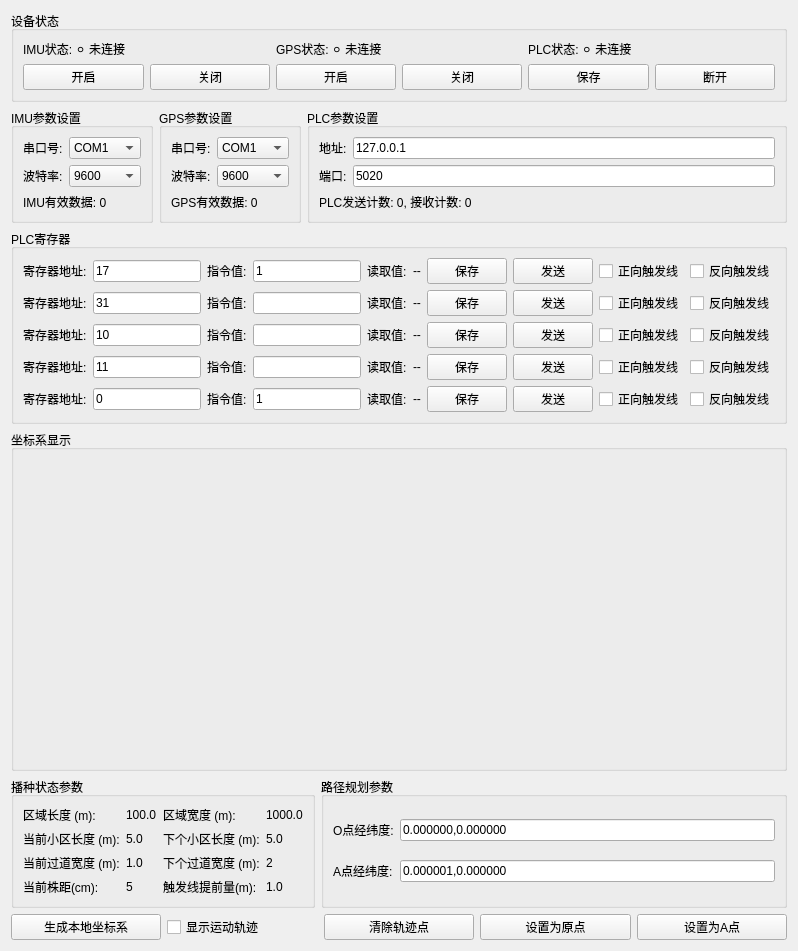
      <widget class="QWidget" name="tab_settings">
       <attribute name="title">
        <string>配置窗口</string>
       </attribute>
       <layout class="QVBoxLayout" name="verticalLayout_3">
        <item>
         <widget class="QGroupBox" name="deviceStatusGroupBox">
          <property name="title">
           <string>设备状态</string>
          </property>
          <layout class="QHBoxLayout" name="deviceStatusLayout">
           <item>
            <layout class="QVBoxLayout">
             <item>
              <widget class="QLabel" name="imuStatusLabel">
               <property name="text">
                <string>IMU状态: ⚪ 未连接</string>
               </property>
              </widget>
             </item>
             <item>
              <layout class="QHBoxLayout">
               <item>
                <widget class="QPushButton" name="imuConnectButton">
                 <property name="text">
                  <string>开启</string>
                 </property>
                </widget>
               </item>
               <item>
                <widget class="QPushButton" name="imuDisconnectButton">
                 <property name="text">
                  <string>关闭</string>
                 </property>
                </widget>
               </item>
              </layout>
             </item>
            </layout>
           </item>
           <item>
            <layout class="QVBoxLayout">
             <item>
              <widget class="QLabel" name="gpsStatusLabel">
               <property name="text">
                <string>GPS状态: ⚪ 未连接</string>
               </property>
              </widget>
             </item>
             <item>
              <layout class="QHBoxLayout">
               <item>
                <widget class="QPushButton" name="gpsConnectButton">
                 <property name="text">
                  <string>开启</string>
                 </property>
                </widget>
               </item>
               <item>
                <widget class="QPushButton" name="gpsDisconnectButton">
                 <property name="text">
                  <string>关闭</string>
                 </property>
                </widget>
               </item>
              </layout>
             </item>
            </layout>
           </item>
           <item>
            <layout class="QVBoxLayout">
             <item>
              <widget class="QLabel" name="plcStatusLabel">
               <property name="text">
                <string>PLC状态: ⚪ 未连接</string>
               </property>
              </widget>
             </item>
             <item>
              <layout class="QHBoxLayout">
               <item>
                <widget class="QPushButton" name="plcConnectButton">
                 <property name="text">
                  <string>保存</string>
                 </property>
                </widget>
               </item>
               <item>
                <widget class="QPushButton" name="plcDisconnectButton">
                 <property name="text">
                  <string>断开</string>
                 </property>
                </widget>
               </item>
              </layout>
             </item>
            </layout>
           </item>
          </layout>
         </widget>
        </item>
        <item>
         <layout class="QHBoxLayout" name="sensorSettingsLayout">
          <item>
           <widget class="QGroupBox" name="imuSettingsGroupBox">
            <property name="title">
             <string>IMU参数设置</string>
            </property>
            <layout class="QFormLayout" name="imuFormLayout">
             <item row="0" column="0">
              <widget class="QLabel" name="imuPortLabel">
               <property name="text">
                <string>串口号:</string>
               </property>
              </widget>
             </item>
             <item row="0" column="1">
              <widget class="QComboBox" name="imuPortComboBox">
               <item>
                <property name="text">
                 <string>COM1</string>
                </property>
               </item>
               <item>
                <property name="text">
                 <string>COM2</string>
                </property>
               </item>
               <item>
                <property name="text">
                 <string>COM3</string>
                </property>
               </item>
               <item>
                <property name="text">
                 <string>COM4</string>
                </property>
               </item>
              </widget>
             </item>
             <item row="1" column="0">
              <widget class="QLabel" name="imuBaudLabel">
               <property name="text">
                <string>波特率:</string>
               </property>
              </widget>
             </item>
             <item row="1" column="1">
              <widget class="QComboBox" name="imuBaudComboBox">
               <item>
                <property name="text">
                 <string>9600</string>
                </property>
               </item>
               <item>
                <property name="text">
                 <string>19200</string>
                </property>
               </item>
               <item>
                <property name="text">
                 <string>38400</string>
                </property>
               </item>
               <item>
                <property name="text">
                 <string>57600</string>
                </property>
               </item>
               <item>
                <property name="text">
                 <string>115200</string>
                </property>
               </item>
              </widget>
             </item>
             <item row="2" column="0" colspan="2">
              <widget class="QLabel" name="imuConfigLabel">
               <property name="text">
                <string>IMU有效数据: 0</string>
               </property>
              </widget>
             </item>
            </layout>
           </widget>
          </item>
          <item>
           <widget class="QGroupBox" name="gpsSettingsGroupBox">
            <property name="title">
             <string>GPS参数设置</string>
            </property>
            <layout class="QFormLayout" name="gpsFormLayout">
             <item row="0" column="0">
              <widget class="QLabel" name="gpsPortLabel">
               <property name="text">
                <string>串口号:</string>
               </property>
              </widget>
             </item>
             <item row="0" column="1">
              <widget class="QComboBox" name="gpsPortComboBox">
               <item>
                <property name="text">
                 <string>COM1</string>
                </property>
               </item>
               <item>
                <property name="text">
                 <string>COM2</string>
                </property>
               </item>
               <item>
                <property name="text">
                 <string>COM3</string>
                </property>
               </item>
               <item>
                <property name="text">
                 <string>COM4</string>
                </property>
               </item>
              </widget>
             </item>
             <item row="1" column="0">
              <widget class="QLabel" name="gpsBaudLabel">
               <property name="text">
                <string>波特率:</string>
               </property>
              </widget>
             </item>
             <item row="1" column="1">
              <widget class="QComboBox" name="gpsBaudComboBox">
               <item>
                <property name="text">
                 <string>9600</string>
                </property>
               </item>
               <item>
                <property name="text">
                 <string>19200</string>
                </property>
               </item>
               <item>
                <property name="text">
                 <string>38400</string>
                </property>
               </item>
               <item>
                <property name="text">
                 <string>57600</string>
                </property>
               </item>
               <item>
                <property name="text">
                 <string>115200</string>
                </property>
               </item>
              </widget>
             </item>
             <item row="2" column="0" colspan="2">
              <widget class="QLabel" name="gpsConfigLabel">
               <property name="text">
                <string>GPS有效数据: 0</string>
               </property>
              </widget>
             </item>
            </layout>
           </widget>
          </item>
          <item>
           <widget class="QGroupBox" name="plcSettingsGroupBox">
            <property name="title">
             <string>PLC参数设置</string>
            </property>
            <layout class="QFormLayout" name="plcFormLayout">
             <item row="0" column="0">
              <widget class="QLabel" name="plcPortLabel">
               <property name="text">
                <string>地址:</string>
               </property>
              </widget>
             </item>
             <item row="0" column="1">
              <widget class="QLineEdit" name="plcIpLineEdit">
               <property name="text">
                <string>127.0.0.1</string>
               </property>
              </widget>
             </item>
             <item row="1" column="0">
              <widget class="QLabel" name="plcBaudLabel">
               <property name="text">
                <string>端口:</string>
               </property>
              </widget>
             </item>
             <item row="1" column="1">
              <widget class="QLineEdit" name="plcPortLineEdit">
               <property name="text">
                <string>5020</string>
               </property>
              </widget>
             </item>
             <item row="2" column="0" colspan="2">
              <widget class="QLabel" name="plcConfigLabel">
               <property name="text">
                <string>PLC发送计数: 0, 接收计数: 0</string>
               </property>
              </widget>
             </item>
            </layout>
           </widget>
          </item>
         </layout>
        </item>
        <item>
         <widget class="QGroupBox" name="plcGroupBox">
          <property name="title">
           <string>PLC寄存器</string>
          </property>
          <layout class="QVBoxLayout" name="plcLayout">
           <item>
            <layout class="QHBoxLayout" name="plcRegisterBox1_2">
             <item>
              <widget class="QLabel" name="plcAddr1Label">
               <property name="text">
                <string>寄存器地址:</string>
               </property>
              </widget>
             </item>
             <item>
              <widget class="QLineEdit" name="plcAddr1LineEdit">
               <property name="text">
                <string>17</string>
               </property>
              </widget>
             </item>
             <item>
              <widget class="QLabel" name="plcCmdValue1Label">
               <property name="text">
                <string>指令值:</string>
               </property>
              </widget>
             </item>
             <item>
              <widget class="QLineEdit" name="plcCmdValue1LineEdit">
               <property name="text">
                <string>1</string>
               </property>
              </widget>
             </item>
             <item>
              <widget class="QLabel" name="plcReadValue1TitleLabel">
               <property name="text">
                <string>读取值:</string>
               </property>
              </widget>
             </item>
             <item>
              <widget class="QLabel" name="plcReadValue1Label">
               <property name="text">
                <string>--</string>
               </property>
              </widget>
             </item>
             <item>
              <widget class="QPushButton" name="plcSave1Button">
               <property name="text">
                <string>保存</string>
               </property>
              </widget>
             </item>
             <item>
              <widget class="QPushButton" name="plcSend1Button">
               <property name="text">
                <string>发送</string>
               </property>
              </widget>
             </item>
             <item>
              <widget class="QCheckBox" name="forwardTriggerLine1">
               <property name="text">
                <string>正向触发线</string>
               </property>
              </widget>
             </item>
             <item>
              <widget class="QCheckBox" name="reverseTriggerLine1">
               <property name="text">
                <string>反向触发线</string>
               </property>
              </widget>
             </item>
            </layout>
           </item>
           <item>
            <layout class="QHBoxLayout" name="plcRegisterBox2_2">
             <item>
              <widget class="QLabel" name="plcAddr2Label">
               <property name="text">
                <string>寄存器地址:</string>
               </property>
              </widget>
             </item>
             <item>
              <widget class="QLineEdit" name="plcAddr2LineEdit">
               <property name="text">
                <string>31</string>
               </property>
              </widget>
             </item>
             <item>
              <widget class="QLabel" name="plcCmdValue2Label">
               <property name="text">
                <string>指令值:</string>
               </property>
              </widget>
             </item>
             <item>
              <widget class="QLineEdit" name="plcCmdValue2LineEdit"/>
             </item>
             <item>
              <widget class="QLabel" name="plcReadValue2TitleLabel">
               <property name="text">
                <string>读取值:</string>
               </property>
              </widget>
             </item>
             <item>
              <widget class="QLabel" name="plcReadValue2Label">
               <property name="text">
                <string>--</string>
               </property>
              </widget>
             </item>
             <item>
              <widget class="QPushButton" name="plcSave2Button">
               <property name="text">
                <string>保存</string>
               </property>
              </widget>
             </item>
             <item>
              <widget class="QPushButton" name="plcSend2Button">
               <property name="text">
                <string>发送</string>
               </property>
              </widget>
             </item>
             <item>
              <widget class="QCheckBox" name="forwardTriggerLine2">
               <property name="text">
                <string>正向触发线</string>
               </property>
              </widget>
             </item>
             <item>
              <widget class="QCheckBox" name="reverseTriggerLine2">
               <property name="text">
                <string>反向触发线</string>
               </property>
              </widget>
             </item>
            </layout>
           </item>
           <item>
            <layout class="QHBoxLayout" name="plcRegisterBox3_2">
             <item>
              <widget class="QLabel" name="plcAddr3Label">
               <property name="text">
                <string>寄存器地址:</string>
               </property>
              </widget>
             </item>
             <item>
              <widget class="QLineEdit" name="plcAddr3LineEdit">
               <property name="text">
                <string>10</string>
               </property>
              </widget>
             </item>
             <item>
              <widget class="QLabel" name="plcCmdValue3Label">
               <property name="text">
                <string>指令值:</string>
               </property>
              </widget>
             </item>
             <item>
              <widget class="QLineEdit" name="plcCmdValue3LineEdit"/>
             </item>
             <item>
              <widget class="QLabel" name="plcReadValue3TitleLabel">
               <property name="text">
                <string>读取值:</string>
               </property>
              </widget>
             </item>
             <item>
              <widget class="QLabel" name="plcReadValue3Label">
               <property name="text">
                <string>--</string>
               </property>
              </widget>
             </item>
             <item>
              <widget class="QPushButton" name="plcSave3Button">
               <property name="text">
                <string>保存</string>
               </property>
              </widget>
             </item>
             <item>
              <widget class="QPushButton" name="plcSend3Button">
               <property name="text">
                <string>发送</string>
               </property>
              </widget>
             </item>
             <item>
              <widget class="QCheckBox" name="forwardTriggerLine3">
               <property name="text">
                <string>正向触发线</string>
               </property>
              </widget>
             </item>
             <item>
              <widget class="QCheckBox" name="reverseTriggerLine3">
               <property name="text">
                <string>反向触发线</string>
               </property>
              </widget>
             </item>
            </layout>
           </item>
           <item>
            <layout class="QHBoxLayout" name="plcRegisterBox4_2">
             <item>
              <widget class="QLabel" name="plcAddr4Label">
               <property name="text">
                <string>寄存器地址:</string>
               </property>
              </widget>
             </item>
             <item>
              <widget class="QLineEdit" name="plcAddr4LineEdit">
               <property name="text">
                <string>11</string>
               </property>
              </widget>
             </item>
             <item>
              <widget class="QLabel" name="plcCmdValue4Label">
               <property name="text">
                <string>指令值:</string>
               </property>
              </widget>
             </item>
             <item>
              <widget class="QLineEdit" name="plcCmdValue4LineEdit"/>
             </item>
             <item>
              <widget class="QLabel" name="plcReadValue4TitleLabel">
               <property name="text">
                <string>读取值:</string>
               </property>
              </widget>
             </item>
             <item>
              <widget class="QLabel" name="plcReadValue4Label">
               <property name="text">
                <string>--</string>
               </property>
              </widget>
             </item>
             <item>
              <widget class="QPushButton" name="plcSave4Button">
               <property name="text">
                <string>保存</string>
               </property>
              </widget>
             </item>
             <item>
              <widget class="QPushButton" name="plcSend4Button">
               <property name="text">
                <string>发送</string>
               </property>
              </widget>
             </item>
             <item>
              <widget class="QCheckBox" name="forwardTriggerLine4">
               <property name="text">
                <string>正向触发线</string>
               </property>
              </widget>
             </item>
             <item>
              <widget class="QCheckBox" name="reverseTriggerLine4">
               <property name="text">
                <string>反向触发线</string>
               </property>
              </widget>
             </item>
            </layout>
           </item>
           <item>
            <layout class="QHBoxLayout" name="plcRegisterBox5_2">
             <item>
              <widget class="QLabel" name="plcAddr5Label">
               <property name="text">
                <string>寄存器地址:</string>
               </property>
              </widget>
             </item>
             <item>
              <widget class="QLineEdit" name="plcAddr5LineEdit">
               <property name="text">
                <string>0</string>
               </property>
              </widget>
             </item>
             <item>
              <widget class="QLabel" name="plcCmdValue5Label">
               <property name="text">
                <string>指令值:</string>
               </property>
              </widget>
             </item>
             <item>
              <widget class="QLineEdit" name="plcCmdValue5LineEdit">
               <property name="text">
                <string>1</string>
               </property>
              </widget>
             </item>
             <item>
              <widget class="QLabel" name="plcReadValue5TitleLabel">
               <property name="text">
                <string>读取值:</string>
               </property>
              </widget>
             </item>
             <item>
              <widget class="QLabel" name="plcReadValue5Label">
               <property name="text">
                <string>--</string>
               </property>
              </widget>
             </item>
             <item>
              <widget class="QPushButton" name="plcSave5Button">
               <property name="text">
                <string>保存</string>
               </property>
              </widget>
             </item>
             <item>
              <widget class="QPushButton" name="plcSend5Button">
               <property name="text">
                <string>发送</string>
               </property>
              </widget>
             </item>
             <item>
              <widget class="QCheckBox" name="forwardTriggerLine5">
               <property name="text">
                <string>正向触发线</string>
               </property>
              </widget>
             </item>
             <item>
              <widget class="QCheckBox" name="reverseTriggerLine5">
               <property name="text">
                <string>反向触发线</string>
               </property>
              </widget>
             </item>
            </layout>
           </item>
          </layout>
         </widget>
        </item>
        <item>
         <widget class="QGroupBox" name="coordinateSystemGroupBox">
          <property name="title">
           <string>坐标系显示</string>
          </property>
          <layout class="QVBoxLayout" name="coordinateSystemLayout">
           <item>
            <widget class="TableWidget" name="coordinateSystemWidget" native="true">
             <property name="minimumSize">
              <size>
               <width>0</width>
               <height>300</height>
              </size>
             </property>
            </widget>
           </item>
          </layout>
         </widget>
        </item>
        <item>
         <layout class="QHBoxLayout" name="parametersLayout">
          <item>
           <widget class="QGroupBox" name="groupBox">
            <property name="title">
             <string>播种状态参数</string>
            </property>
            <layout class="QGridLayout" name="formLayout">
             <item row="0" column="0">
              <widget class="QLabel" name="areaLengthLabel">
               <property name="text">
                <string>区域长度 (m):</string>
               </property>
              </widget>
             </item>
             <item row="0" column="1">
              <widget class="QLabel" name="areaLengthLabelValue">
               <property name="text">
                <string>100.0</string>
               </property>
              </widget>
             </item>
             <item row="0" column="2">
              <widget class="QLabel" name="areaWidthLabel">
               <property name="text">
                <string>区域宽度 (m):</string>
               </property>
              </widget>
             </item>
             <item row="0" column="3">
              <widget class="QLabel" name="areaWidthLabelValue">
               <property name="text">
                <string>1000.0</string>
               </property>
              </widget>
             </item>
             <item row="1" column="0">
              <widget class="QLabel" name="label">
               <property name="text">
                <string>当前小区长度 (m):</string>
               </property>
              </widget>
             </item>
             <item row="1" column="1">
              <widget class="QLabel" name="rowSpacingLabelValue">
               <property name="text">
                <string>5.0</string>
               </property>
              </widget>
             </item>
             <item row="1" column="2">
              <widget class="QLabel" name="fieldLengthLabel">
               <property name="text">
                <string>下个小区长度 (m):</string>
               </property>
              </widget>
             </item>
             <item row="1" column="3">
              <widget class="QLabel" name="fieldLengthLabelValue">
               <property name="text">
                <string>5.0</string>
               </property>
              </widget>
             </item>
             <item row="2" column="0">
              <widget class="QLabel" name="label_2">
               <property name="text">
                <string>当前过道宽度 (m):</string>
               </property>
              </widget>
             </item>
             <item row="2" column="1">
              <widget class="QLabel" name="headlandWidthLabelValue">
               <property name="text">
                <string>1.0</string>
               </property>
              </widget>
             </item>
             <item row="2" column="2">
              <widget class="QLabel" name="label_3">
               <property name="text">
                <string>下个过道宽度 (m):</string>
               </property>
              </widget>
             </item>
             <item row="2" column="3">
              <widget class="QLabel" name="rowsPerBlockLabelValue">
               <property name="text">
                <string>2</string>
               </property>
              </widget>
             </item>
             <item row="3" column="0">
              <widget class="QLabel" name="seedsPerBlockLabel">
               <property name="text">
                <string>当前株距(cm):</string>
               </property>
              </widget>
             </item>
             <item row="3" column="1">
              <widget class="QLabel" name="seedsPerBlockLabelValue">
               <property name="text">
                <string>5</string>
               </property>
              </widget>
             </item>
             <item row="3" column="2">
              <widget class="QLabel" name="triggerAheadLabel">
               <property name="visible">
                <bool>false</bool>
               </property>
               <property name="text">
                <string>触发线提前量(m):</string>
               </property>
              </widget>
             </item>
             <item row="3" column="3">
              <widget class="QLabel" name="triggerAheadLabelValue">
               <property name="visible">
                <bool>false</bool>
               </property>
               <property name="text">
                <string>1.0</string>
               </property>
              </widget>
             </item>
            </layout>
           </widget>
          </item>
          <item>
           <widget class="QGroupBox" name="pathPlanningGroupBox">
            <property name="title">
             <string>路径规划参数</string>
            </property>
            <layout class="QGridLayout" name="pathPlanningFormLayout">
             <item row="0" column="0">
              <widget class="QLabel" name="oPointLabel">
               <property name="text">
                <string>O点经纬度:</string>
               </property>
              </widget>
             </item>
             <item row="0" column="1">
              <widget class="QLineEdit" name="oPointLineEdit">
               <property name="text">
                <string>0.000000,0.000000</string>
               </property>
              </widget>
             </item>
             <item row="1" column="0">
              <widget class="QLabel" name="aPointLabel">
               <property name="text">
                <string>A点经纬度:</string>
               </property>
              </widget>
             </item>
             <item row="1" column="1">
              <widget class="QLineEdit" name="aPointLineEdit">
               <property name="text">
                <string>0.000001,0.000000</string>
               </property>
              </widget>
             </item>
            </layout>
           </widget>
          </item>
         </layout>
        </item>
        <item>
         <layout class="QHBoxLayout" name="configFileLayout">
          <item>
           <widget class="QPushButton" name="generateConfigButton">
            <property name="text">
             <string>生成本地坐标系</string>
            </property>
           </widget>
          </item>
          <item>
           <widget class="QCheckBox" name="trajectoryVisibleCheckBox">
            <property name="text">
             <string>显示运动轨迹</string>
            </property>
            <property name="checked">
             <bool>false</bool>
            </property>
           </widget>
          </item>
          <item>
           <widget class="QPushButton" name="clearConfigButton">
            <property name="text">
             <string>清除轨迹点</string>
            </property>
           </widget>
          </item>
          <item>
           <widget class="QPushButton" name="loadConfigButton">
            <property name="text">
             <string>设置为原点</string>
            </property>
           </widget>
          </item>
          <item>
           <widget class="QPushButton" name="saveConfigButton">
            <property name="text">
             <string>设置为A点</string>
            </property>
           </widget>
          </item>
         </layout>
        </item>
       </layout>
      </widget>
